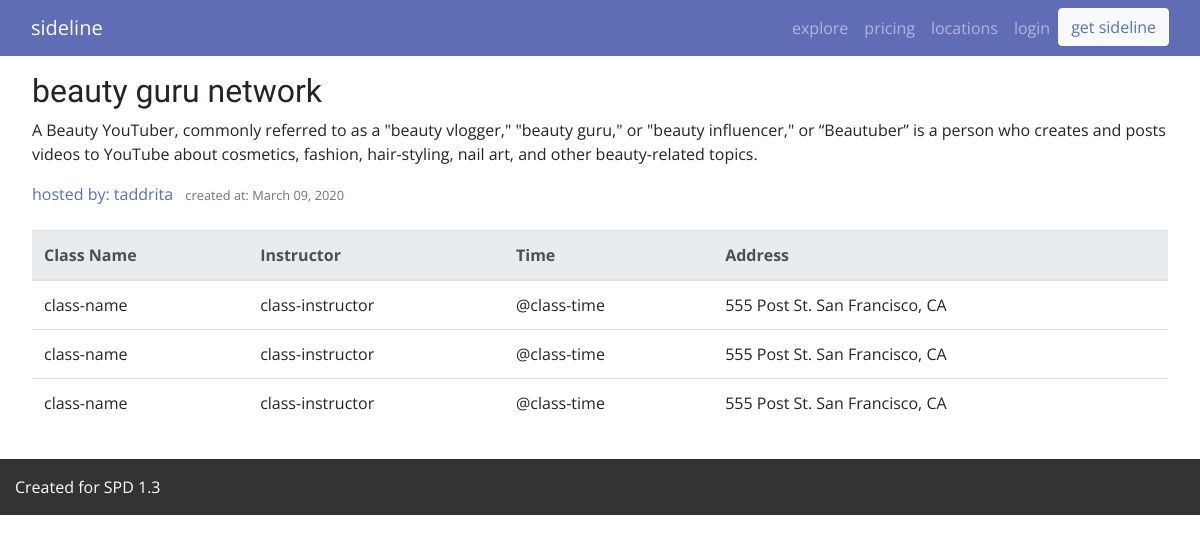
Screenshot of /hobbies/14/ with the database file from the repository.
### hobbies/models.py (models this page shows, shortened)
class Hobbies(models.Model):
    title = models.CharField(max_length=100)
    content = models.TextField()
    img_url = models.URLField(max_length=1000, default="https://www.okea.org/wp-content/uploads/2019/10/placeholder.png")
    date_posted = models.DateTimeField(default=timezone.now)
    author = models.ForeignKey(User, on_delete=models.SET_NULL, null=True)

### hobbies/views.py (the view)
# urls.py: path('hobbies/<int:pk>/', HobbiesDetailView.as_view(), name='hobbies-detail'),
class HobbiesDetailView(DetailView):
    model = Hobbies

### hobbies/templates/hobbies/hobbies_detail.html (shortened to what this page needs)
{% extends "hobbies/base.html" %}
{% block content %}
        <div class="">
            <div class="">
                <h2 class="">{{ object.title }}</h2>
                <p class="">{{ object.content }}</p>
                <div class="">
                    <a class="mr-2" href="#">hosted by: {{ object.author }}</a>
                    <small class="text-muted">created at: {{ object.date_posted|date:"F d, Y" }}</small>
                </div>
            </div>
            <br>
            <table class="table table-hover">
                <thead class="thead-light">
                    <tr>
                        <th scope="col">Class Name</th>
                        <th scope="col">Instructor</th>
                        <th scope="col">Time</th>
                        <th scope="col">Address</th>
                    </tr>
                </thead>
                <tbody>
                    <tr>
                        <td>class-name</td>
                        <td>class-instructor</td>
                        <td>@class-time</td>
                        <td>555 Post St. San Francisco, CA</td>
                    </tr>
                    <tr>
                        <td>class-name</td>
                        <td>class-instructor</td>
                        <td>@class-time</td>
                        <td>555 Post St. San Francisco, CA</td>
                    </tr>
                    <tr>
                        <td>class-name</td>
                        <td>class-instructor</td>
                        <td>@class-time</td>
                        <td>555 Post St. San Francisco, CA</td>
                    </tr>
                </tbody>
            </table>
        </div>
{% endblock content %}

### static/css/style.css (style rules this page uses)
html, body { font-family: 'Open Sans', sans-serif; }
h1, h2, h3, h4, h5 { font-family: 'Ubuntu', sans-serif; }
a { color: #5f6db7; }

### rows the page displays
Hobbies: title "beauty guru network", content "A Beauty YouTuber, commonly referred to as a \"beauty vlogger,\" \"beauty guru,\" or \"beauty influencer,\" or “Beautuber” is a person who creates and posts videos to YouTube about cosmetics, fashion, hair-styling, nail art, and other beauty-related topics.", author "taddrita", date_posted "March 09, 2020"
